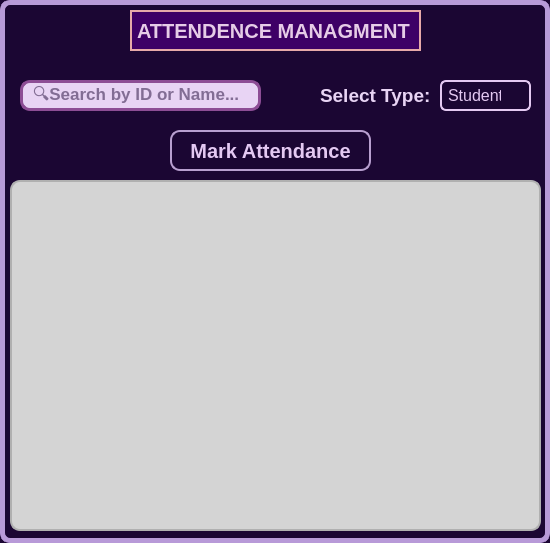
<?xml version="1.0" encoding="UTF-8"?>
<ui version="4.0">
 <class>AttendanceManagement</class>
 <widget class="QWidget" name="AttendanceManagement">
  <property name="enabled">
   <bool>true</bool>
  </property>
  <property name="geometry">
   <rect>
    <x>0</x>
    <y>0</y>
    <width>550</width>
    <height>543</height>
   </rect>
  </property>
  <property name="sizePolicy">
   <sizepolicy hsizetype="Fixed" vsizetype="Preferred">
    <horstretch>0</horstretch>
    <verstretch>0</verstretch>
   </sizepolicy>
  </property>
  <property name="mouseTracking">
   <bool>false</bool>
  </property>
  <property name="windowTitle">
   <string>Attendance Management</string>
  </property>
  <property name="layoutDirection">
   <enum>Qt::LayoutDirection::LeftToRight</enum>
  </property>
  <property name="styleSheet">
   <string notr="true">QWidget#AttendanceManagement {
         background-color:#1B0633;
border:5px solid #B89AD8;
        border-radius: 10%;
}</string>
  </property>
  <widget class="QLineEdit" name="searchBar">
   <property name="geometry">
    <rect>
     <x>20</x>
     <y>80</y>
     <width>241</width>
     <height>31</height>
    </rect>
   </property>
   <property name="styleSheet">
    <string notr="true">QLineEdit#searchBar {
    color:#1B0633;
    border: 3px solid #8d4d95;
    border-radius: 10px;
        font-size: 17px;
font-weight: 570;
padding: 0px 8px 0px 8px;
background-color: #E8D4F4 ;
}
</string>
   </property>
   <property name="inputMask">
    <string/>
   </property>
   <property name="text">
    <string/>
   </property>
   <property name="placeholderText">
    <string>🔍Search by ID or Name...</string>
   </property>
  </widget>
  <widget class="QTableView" name="attendanceTable">
   <property name="geometry">
    <rect>
     <x>10</x>
     <y>180</y>
     <width>531</width>
     <height>351</height>
    </rect>
   </property>
   <property name="styleSheet">
    <string notr="true">QTableView#attendanceTable {
    border: 1.5px solid #b0b0b0;  /* Softer grey border */
    border-radius: 10px;
    background-color: #d4d4d4;    /* Lighter table background */
    font-family: 'Segoe UI', sans-serif;
    font-size: 11pt;
    color: #1f1f1f;
    gridline-color: #bcbcbc;      /* Mid grey grid lines */
    alternate-background-color: #e2e2e2;  /* Subtle row alternation */
    selection-background-color: #b0b0b0;  /* Visible selection */
    selection-color: #000000;
    font-weight: 500;
}

QHeaderView::section {
    background-color: #4b4b4b;    /* Darker grey header */
    color: #ffffff;               /* Light font for contrast */
    font-weight: bold;
    font-size: 11pt;
    padding: 6px;
    border: none;
    font-family: 'Segoe UI', sans-serif;
}

QTableView QTableCornerButton::section {
    background-color: #8a8a8a;    /* Match header color */
    border: none;
}

QTableView::item {
    padding: 8px 10px;
    font-size: 10pt;
    color: #1f1f1f;
    background-color: transparent;
}

QTableView::item:selected {
    background-color: #b0b0b0;
    color: #000000;
}



</string>
   </property>
  </widget>
  <widget class="QPushButton" name="markAttendanceButton">
   <property name="geometry">
    <rect>
     <x>170</x>
     <y>130</y>
     <width>201</width>
     <height>41</height>
    </rect>
   </property>
   <property name="styleSheet">
    <string notr="true">QPushButton#markAttendanceButton {
     border: 1.5px solid #B89FD0;
border-radius: 10px;

font-size: 20px;
background: qlineargradient(x1:0, y1:0, x2:1, y2:1,
                            stop:0 rgb(60, 0, 60),     /* darker start */
                            stop:1 rgb(140, 110, 150)); /* darker end */
color: #e4c9f2;
font-weight: 1000;
}

QPushButton#markAttendanceButton:hover {
 background-color: #69166f;
       
}

</string>
   </property>
   <property name="text">
    <string>Mark Attendance</string>
   </property>
  </widget>
  <widget class="QComboBox" name="attendanceTypeComboBox">
   <property name="geometry">
    <rect>
     <x>440</x>
     <y>80</y>
     <width>91</width>
     <height>31</height>
    </rect>
   </property>
   <property name="styleSheet">
    <string notr="true">QComboBox#attendanceTypeComboBox {
    border: 2px solid #e4c9f2;
    border-radius: 6px;
        padding: 6px;
    font-size: 12pt;
    background-color: #1B0633;
   color: #e4c9f2;
}
QComboBox#attendanceTypeComboBox::drop-down {
    subcontrol-origin: padding;
    subcontrol-position: top right;
    width: 22px;
border-top-right-radius: 6px;
    border-bottom-right-radius: 6px;
    background-color: #1B0633;
    
}
</string>
   </property>
   <item>
    <property name="text">
     <string>Student</string>
    </property>
   </item>
   <item>
    <property name="text">
     <string>Teacher</string>
    </property>
   </item>
  </widget>
  <widget class="QLabel" name="label">
   <property name="geometry">
    <rect>
     <x>320</x>
     <y>80</y>
     <width>121</width>
     <height>31</height>
    </rect>
   </property>
   <property name="styleSheet">
    <string notr="true">QLabel#label {
        font-size: 19px;
        color: #E8D4F4 ;
font-weight:700;
}</string>
   </property>
   <property name="text">
    <string>Select Type:</string>
   </property>
  </widget>
  <widget class="QLabel" name="label_2">
   <property name="geometry">
    <rect>
     <x>130</x>
     <y>10</y>
     <width>291</width>
     <height>41</height>
    </rect>
   </property>
   <property name="styleSheet">
    <string notr="true">QLabel#label_2{
  background-color: #3E0066;
  color: #E6CCE7;
  border: 2px solid #E7A9A9;
  font-weight: bold;
  font-size: 20px;
  text-align: center;

}</string>
   </property>
   <property name="text">
    <string>ATTENDENCE MANAGMENT</string>
   </property>
  </widget>
 </widget>
 <resources/>
 <connections/>
</ui>
